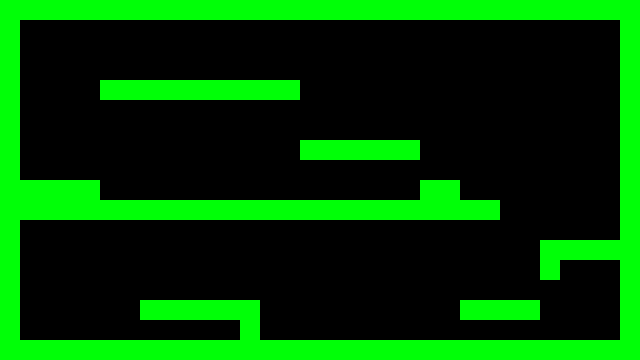

This is a level from a 2D game, rendered from its Tiled map with the project's own tilesets. A one-line summary and the complete map file follow:
An orthogonal 32x18 tile map with 20x20 px tiles, 1 tile layer (main) and 31 objects.

<map version="1.2" tiledversion="1.2.1" orientation="orthogonal" renderorder="right-down" width="32" height="18" tilewidth="20" tileheight="20" infinite="0" nextlayerid="6" nextobjectid="96">
 <tileset firstgid="1" source="testsheet.tsx" />
 <layer id="1" name="main" width="32" height="18">
  <data encoding="csv">
1,1,1,1,1,1,1,1,1,1,1,1,1,1,1,1,1,1,1,1,1,1,1,1,1,1,1,1,1,1,1,1,
1,0,0,0,0,0,0,0,0,0,0,0,0,0,0,0,0,0,0,0,0,0,0,0,0,0,0,0,0,0,0,1,
1,0,0,0,0,0,0,0,0,0,0,0,0,0,0,0,0,0,0,0,0,0,0,0,0,0,0,0,0,0,0,1,
1,0,0,0,0,0,0,0,0,0,0,0,0,0,0,0,0,0,0,0,0,0,0,0,0,0,0,0,0,0,0,1,
1,0,0,0,0,1,1,1,1,1,1,1,1,1,1,0,0,0,0,0,0,0,0,0,0,0,0,0,0,0,0,1,
1,0,0,0,0,0,0,0,0,0,0,0,0,0,0,0,0,0,0,0,0,0,0,0,0,0,0,0,0,0,0,1,
1,0,0,0,0,0,0,0,0,0,0,0,0,0,0,0,0,0,0,0,0,0,0,0,0,0,0,0,0,0,0,1,
1,0,0,0,0,0,0,0,0,0,0,0,0,0,0,1,1,1,1,1,1,0,0,0,0,0,0,0,0,0,0,1,
1,0,0,0,0,0,0,0,0,0,0,0,0,0,0,0,0,0,0,0,0,0,0,0,0,0,0,0,0,0,0,1,
1,1,1,1,1,0,0,0,0,0,0,0,0,0,0,0,0,0,0,0,0,1,1,0,0,0,0,0,0,0,0,1,
1,1,1,1,1,1,1,1,1,1,1,1,1,1,1,1,1,1,1,1,1,1,1,1,1,0,0,0,0,0,0,1,
1,0,0,0,0,0,0,0,0,0,0,0,0,0,0,0,0,0,0,0,0,0,0,0,0,0,0,0,0,0,0,1,
1,0,0,0,0,0,0,0,0,0,0,0,0,0,0,0,0,0,0,0,0,0,0,0,0,0,0,1,1,1,1,1,
1,0,0,0,0,0,0,0,0,0,0,0,0,0,0,0,0,0,0,0,0,0,0,0,0,0,0,1,0,0,0,1,
1,0,0,0,0,0,0,0,0,0,0,0,0,0,0,0,0,0,0,0,0,0,0,0,0,0,0,0,0,0,0,1,
1,0,0,0,0,0,0,1,1,1,1,1,1,0,0,0,0,0,0,0,0,0,0,1,1,1,1,0,0,0,0,1,
1,0,0,0,0,0,0,0,0,0,0,0,1,0,0,0,0,0,0,0,0,0,0,0,0,0,0,0,0,0,0,1,
1,1,1,1,1,1,1,1,1,1,1,1,1,1,1,1,1,1,1,1,1,1,1,1,1,1,1,1,1,1,1,1
</data>
 </layer>
 <objectgroup color="#ff0000" id="2" name="obstacles">
  <object id="64" x="20" y="220" width="20" height="20" />
  <object id="65" x="40" y="220" width="20" height="20" />
  <object id="66" x="60" y="220" width="20" height="20" />
  <object id="67" x="80" y="220" width="20" height="20" />
  <object id="69" x="220" y="320" width="20" height="20" />
  <object id="71" x="540" y="300" width="20" height="20" />
  <object id="72" x="560" y="300" width="20" height="20" />
  <object id="73" x="580" y="300" width="20" height="20" />
  <object id="74" x="600" y="300" width="20" height="20" />
  <object id="75" x="100" y="180" width="20" height="20" />
  <object id="76" x="120" y="180" width="20" height="20" />
  <object id="77" x="140" y="180" width="20" height="20" />
  <object id="78" x="160" y="180" width="20" height="20" />
  <object id="79" x="180" y="180" width="20" height="20" />
  <object id="80" x="200" y="180" width="20" height="20" />
  <object id="81" x="220" y="180" width="20" height="20" />
  <object id="82" x="240" y="180" width="20" height="20" />
  <object id="83" x="260" y="180" width="20" height="20" />
  <object id="84" x="280" y="180" width="20" height="20" />
  <object id="85" x="300" y="180" width="20" height="20" />
  <object id="86" x="320" y="180" width="20" height="20" />
  <object id="87" x="340" y="180" width="20" height="20" />
  <object id="88" x="360" y="180" width="20" height="20" />
  <object id="89" x="380" y="180" width="20" height="20" />
  <object id="90" x="400" y="180" width="20" height="20" />
  <object id="92" x="540" y="80" width="20" height="20" />
  <object id="93" x="560" y="80" width="20" height="20" />
  <object id="94" x="580" y="80" width="20" height="20" />
  <object id="95" x="600" y="80" width="20" height="20" />
 </objectgroup>
 <objectgroup color="#ffffff" id="5" name="exit">
  <object id="15" x="40" y="160" width="20" height="20" />
 </objectgroup>
 <objectgroup color="#00ff00" id="3" name="player">
  <object id="2" x="40" y="320" width="20" height="20" />
 </objectgroup>
</map>
